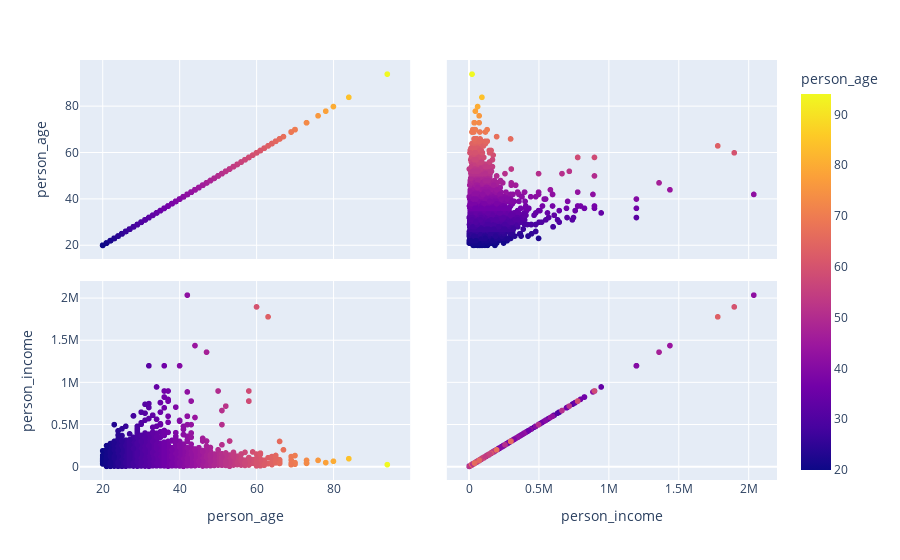

The code cell stored with this chart in its notebook:
### Code cell
graph = px.scatter_matrix(new_df, dimensions = ["person_age", "person_income"], color = "person_age")
graph.show()

### Figure 1 — Plotly figure (JSON) as saved in the notebook; plotly's stock layout.template omitted (floating-point values rounded to 4 significant figures; data arrays with more than 128 entries replaced by an {"elided": "..."} marker saying what was removed)
{"data": [{"dimensions": [{"axis": {"matches": true}, "label": "person_age", "values": {"elided": "32576 int values"}}, {"axis": {"matches": true}, "label": "person_income", "values": {"elided": "32576 int values"}}], "hovertemplate": "%{xaxis.title.text}=%{x}<br>%{yaxis.title.text}=%{y}<br>person_age=%{marker.color}<extra></extra>", "legendgroup": "", "marker": {"color": {"elided": "32576 int values"}, "coloraxis": "coloraxis", "symbol": "circle"}, "name": "", "showlegend": false, "type": "splom"}], "layout": {"coloraxis": {"colorbar": {"title": {"text": "person_age"}}, "colorscale": [[0, "#0d0887"], [0.1111, "#46039f"], [0.2222, "#7201a8"], [0.3333, "#9c179e"], [0.4444, "#bd3786"], [0.5556, "#d8576b"], [0.6667, "#ed7953"], [0.7778, "#fb9f3a"], [0.8889, "#fdca26"], [1, "#f0f921"]]}, "dragmode": "select", "legend": {"tracegroupgap": 0}, "margin": {"t": 60}}}
